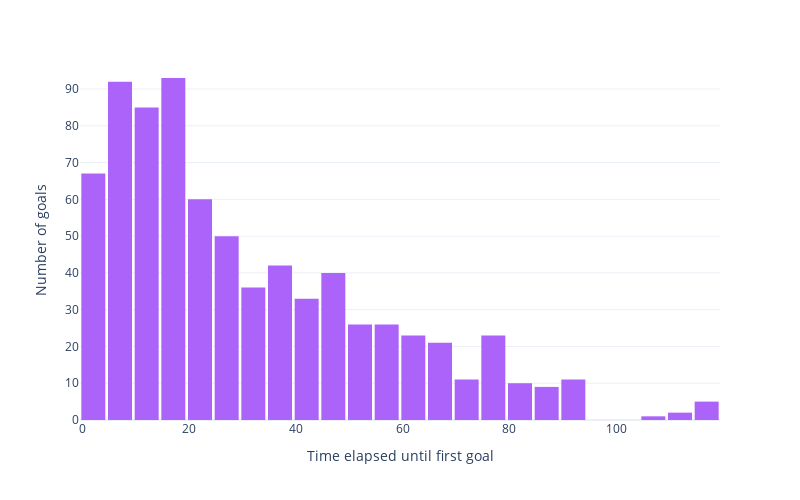

Notebook code cell kept with this figure:
### Code cell
fig = px.histogram(first_goal, x="min_goal",nbins = 30,color_discrete_sequence=['#AB63FA'])
fig.update_layout(
    autosize=False,
    width=800,
    height=500,
    bargap=0.1,
    xaxis = dict(title = 'Time elapsed until first goal'),
    yaxis = dict(title ='Number of goals'),
    template = 'plotly_white')
fig.show()

### Figure 1 — Plotly figure (JSON) as saved in the notebook; plotly's stock layout.template omitted (floating-point values rounded to 4 significant figures; data arrays with more than 128 entries replaced by an {"elided": "..."} marker saying what was removed)
{"data": [{"alignmentgroup": "True", "bingroup": "x", "hovertemplate": "min_goal=%{x}<br>count=%{y}<extra></extra>", "legendgroup": "", "marker": {"color": "#AB63FA", "pattern": {"shape": ""}}, "name": "", "nbinsx": 30, "offsetgroup": "", "orientation": "v", "showlegend": false, "type": "histogram", "x": {"elided": "766 int values"}, "xaxis": "x", "yaxis": "y"}], "layout": {"autosize": false, "bargap": 0.1, "barmode": "relative", "height": 500, "legend": {"tracegroupgap": 0}, "margin": {"t": 60}, "width": 800, "xaxis": {"anchor": "y", "domain": [0, 1], "title": {"text": "Time elapsed until first goal"}}, "yaxis": {"anchor": "x", "domain": [0, 1], "title": {"text": "Number of goals"}}}}
